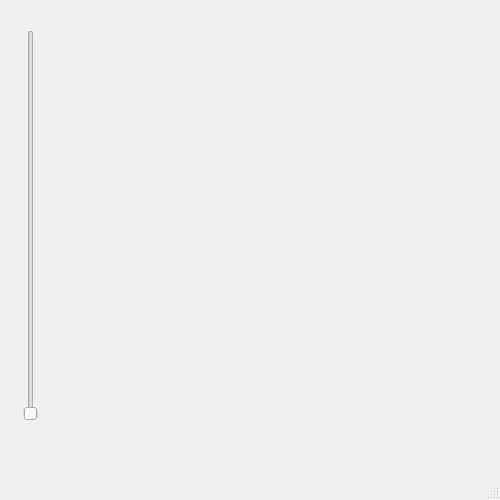
<?xml version="1.0" encoding="UTF-8"?>
<ui version="4.0">
 <class>MainWindow</class>
 <widget class="QMainWindow" name="MainWindow">
  <property name="geometry">
   <rect>
    <x>0</x>
    <y>0</y>
    <width>500</width>
    <height>500</height>
   </rect>
  </property>
  <property name="windowTitle">
   <string>MainWindow</string>
  </property>
  <widget class="QWidget" name="centralwidget">
   <widget class="QSlider" name="slider">
    <property name="geometry">
     <rect>
      <x>20</x>
      <y>30</y>
      <width>22</width>
      <height>391</height>
     </rect>
    </property>
    <property name="orientation">
     <enum>Qt::Vertical</enum>
    </property>
   </widget>
   <widget class="QLabel" name="label">
    <property name="geometry">
     <rect>
      <x>110</x>
      <y>70</y>
      <width>300</width>
      <height>300</height>
     </rect>
    </property>
    <property name="text">
     <string/>
    </property>
   </widget>
  </widget>
  <widget class="QMenuBar" name="menubar">
   <property name="geometry">
    <rect>
     <x>0</x>
     <y>0</y>
     <width>500</width>
     <height>26</height>
    </rect>
   </property>
  </widget>
  <widget class="QStatusBar" name="statusbar"/>
 </widget>
 <resources/>
 <connections/>
</ui>
